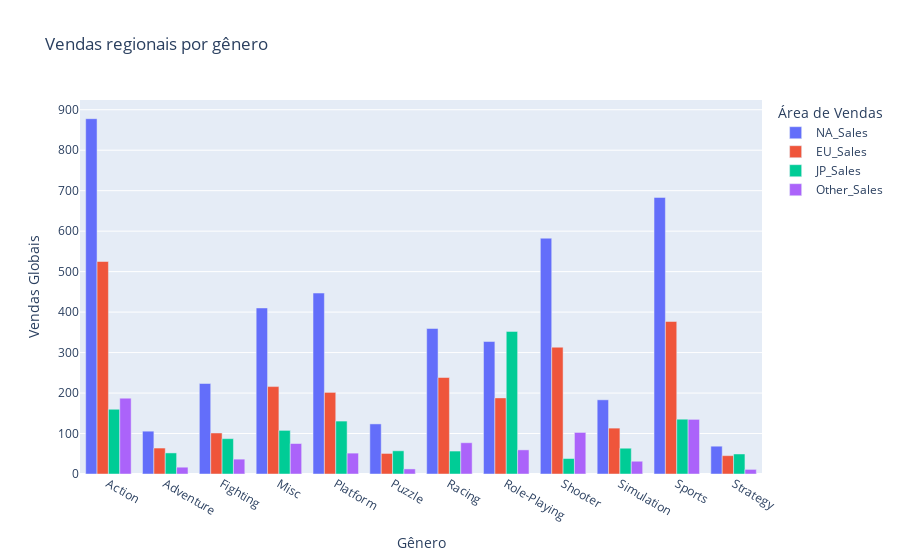

Notebook source saved alongside this figure:
### Code cell
# Crie o gráfico de barras agrupado com o Plotly
fig = px.bar(comp_table, x='Genre', y='Sale_Price', color='Sale_Area',
             title='Vendas regionais por gênero',
             barmode='group')  # Defina o modo de agrupamento

# Personalize o layout (opcional)
fig.update_layout(
    xaxis_title='Gênero',
    yaxis_title='Vendas Globais',
    legend_title='Área de Vendas'
)

# Exiba o gráfico
fig.show()

### Figure 1 — Plotly figure (JSON) as saved in the notebook; plotly's stock layout.template omitted (floating-point values rounded to 4 significant figures)
{"data": [{"alignmentgroup": "True", "hovertemplate": "Sale_Area=NA_Sales<br>Genre=%{x}<br>Sale_Price=%{y}<extra></extra>", "legendgroup": "NA_Sales", "marker": {"color": "#636efa", "pattern": {"shape": ""}}, "name": "NA_Sales", "offsetgroup": "NA_Sales", "orientation": "v", "showlegend": true, "textposition": "auto", "type": "bar", "x": ["Action", "Adventure", "Fighting", "Misc", "Platform", "Puzzle", "Racing", "Role-Playing", "Shooter", "Simulation", "Sports", "Strategy"], "xaxis": "x", "y": [877.8, 105.8, 223.6, 410.2, 447.1, 123.8, 359.4, 327.3, 582.6, 183.3, 683.4, 68.7], "yaxis": "y"}, {"alignmentgroup": "True", "hovertemplate": "Sale_Area=EU_Sales<br>Genre=%{x}<br>Sale_Price=%{y}<extra></extra>", "legendgroup": "EU_Sales", "marker": {"color": "#EF553B", "pattern": {"shape": ""}}, "name": "EU_Sales", "offsetgroup": "EU_Sales", "orientation": "v", "showlegend": true, "textposition": "auto", "type": "bar", "x": ["Action", "Adventure", "Fighting", "Misc", "Platform", "Puzzle", "Racing", "Role-Playing", "Shooter", "Simulation", "Sports", "Strategy"], "xaxis": "x", "y": [525, 64.13, 101.3, 216.0, 201.6, 50.78, 238.4, 188.1, 313.3, 113.4, 376.9, 45.34], "yaxis": "y"}, {"alignmentgroup": "True", "hovertemplate": "Sale_Area=JP_Sales<br>Genre=%{x}<br>Sale_Price=%{y}<extra></extra>", "legendgroup": "JP_Sales", "marker": {"color": "#00cc96", "pattern": {"shape": ""}}, "name": "JP_Sales", "offsetgroup": "JP_Sales", "orientation": "v", "showlegend": true, "textposition": "auto", "type": "bar", "x": ["Action", "Adventure", "Fighting", "Misc", "Platform", "Puzzle", "Racing", "Role-Playing", "Shooter", "Simulation", "Sports", "Strategy"], "xaxis": "x", "y": [159.9, 52.07, 87.35, 107.8, 130.8, 57.31, 56.69, 352.3, 38.28, 63.7, 135.4, 49.46], "yaxis": "y"}, {"alignmentgroup": "True", "hovertemplate": "Sale_Area=Other_Sales<br>Genre=%{x}<br>Sale_Price=%{y}<extra></extra>", "legendgroup": "Other_Sales", "marker": {"color": "#ab63fa", "pattern": {"shape": ""}}, "name": "Other_Sales", "offsetgroup": "Other_Sales", "orientation": "v", "showlegend": true, "textposition": "auto", "type": "bar", "x": ["Action", "Adventure", "Fighting", "Misc", "Platform", "Puzzle", "Racing", "Role-Playing", "Shooter", "Simulation", "Sports", "Strategy"], "xaxis": "x", "y": [187.4, 16.81, 36.68, 75.32, 51.59, 12.55, 77.27, 59.61, 102.7, 31.52, 135.0, 11.36], "yaxis": "y"}], "layout": {"barmode": "group", "legend": {"title": {"text": "Área de Vendas"}, "tracegroupgap": 0}, "title": {"text": "Vendas regionais por gênero"}, "xaxis": {"anchor": "y", "domain": [0, 1], "title": {"text": "Gênero"}}, "yaxis": {"anchor": "x", "domain": [0, 1], "title": {"text": "Vendas Globais"}}}}
